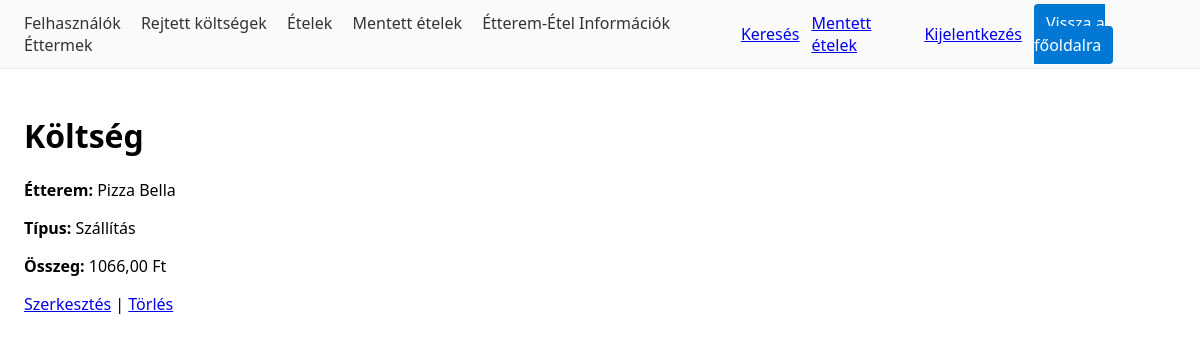
Screenshot of /koltseg/1/ (signed in) with the database file from the repository.
### billing/models.py (models this page shows, shortened)
class EtteremKoltseg(models.Model):
    etterem = models.ForeignKey(
        Etterem,
        on_delete=models.CASCADE,
        related_name="koltsegek",
        null=True,
        blank=True,
    )
    etel = models.ForeignKey(
        'catalog.Etel',
        on_delete=models.CASCADE,
        related_name='koltsegek',
        null=True,
        blank=True,
        verbose_name='Étel',
    )
    platform = models.CharField(max_length=20, choices=PLATFORMOK, blank=True)
    koltseg_tipus = models.CharField(max_length=30, choices=KOLTSEG_TIPUSOK)
    osszeg = models.DecimalField(max_digits=10, decimal_places=2)

### catalog/models.py (models this page shows, shortened)
class Etterem(models.Model):
    nev = models.CharField(max_length=150)
    cim = models.CharField(max_length=250, blank=True)
    platform = models.CharField(max_length=20, choices=PLATFORMOK, default="egyeb")
    platform_logo_url = models.URLField(blank=True)
    platform_url = models.URLField(blank=True)

### billing/views.py (the view)
# urls.py: path("koltseg/<int:pk>/", views.KoltsegDetailView.as_view(), name="koltseg_detail"),
class KoltsegDetailView(DetailView):
    model = EtteremKoltseg
    template_name = "billing/koltseg_detail.html"

### templates/billing/koltseg_detail.html
{% extends "_base.html" %}
{% block content %}
<h1>Költség</h1>
<p><b>Étterem:</b> {{ object.etterem.nev }}</p>
<p><b>Típus:</b> {{ object.get_koltseg_tipus_display }}</p>
<p><b>Összeg:</b> {{ object.osszeg }} Ft</p>
{% if user.is_authenticated and user.is_staff %}
  <p><a href="{% url 'billing:koltseg_update' object.pk %}">Szerkesztés</a> |
     <a href="{% url 'billing:koltseg_delete' object.pk %}">Törlés</a></p>
{% endif %}
{% endblock %}

### templates/_base.html (style rules this page uses)
body { font-family:system-ui,Segoe UI,Arial;margin:0 }

### rows the page displays
EtteremKoltseg: etterem.nev "Pizza Bella", koltseg_tipus "Szállítás", osszeg "1066,00"
